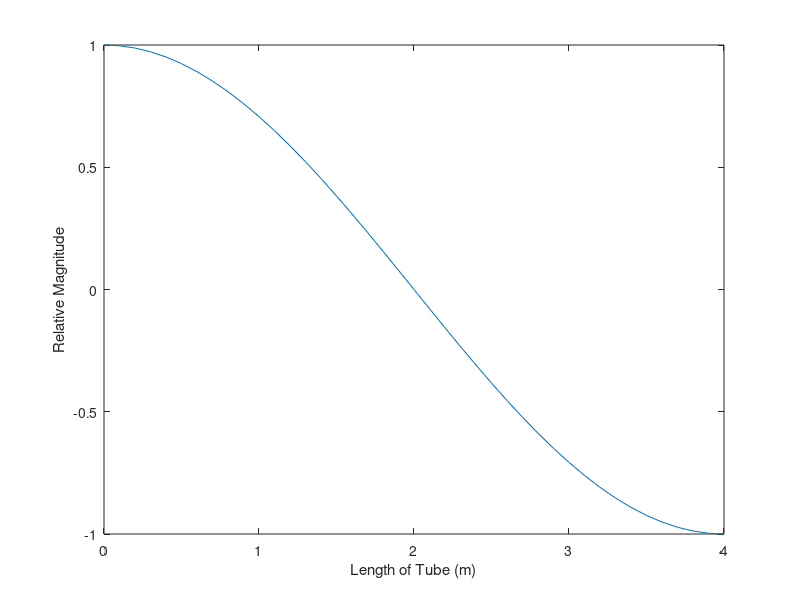
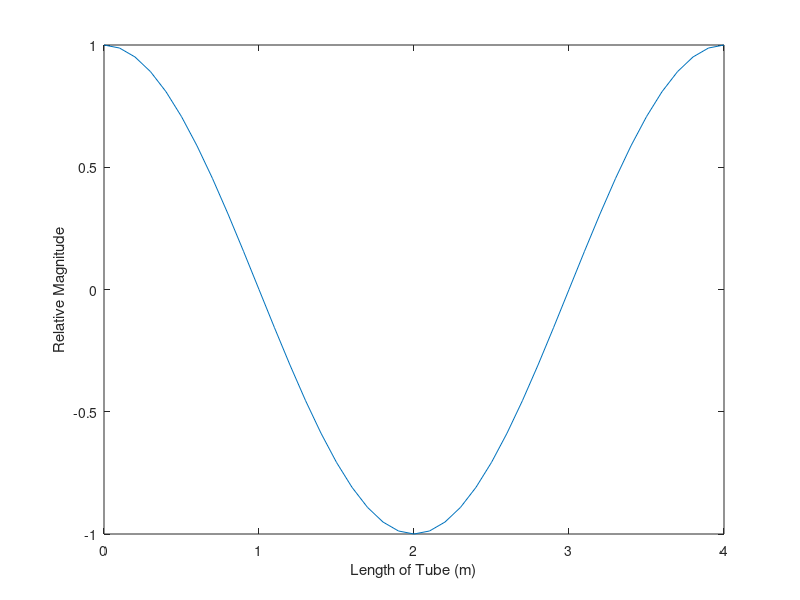
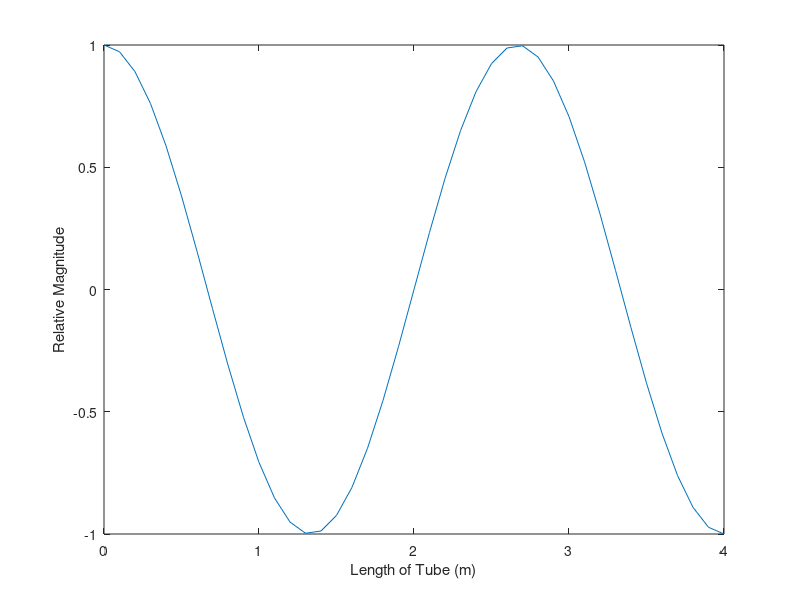

Recreate these plots in MATLAB, in order.
clear
clc

n=1:4; 
x=0:0.1:4; 
eigVal = (pi/4)*(1:3);

for i = 1:3
    fn(i,:) = cos(((i*pi)/4)*x);
    figure(i)
    plot(x,fn(i,:))
    ylabel('Relative Magnitude'); xlabel('Length of Tube (m)')   
end